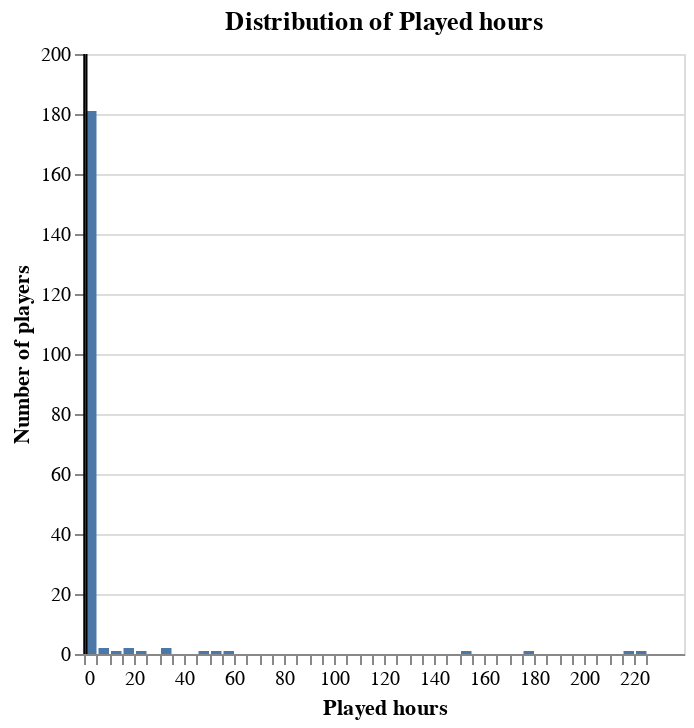

The notebook cell this image was saved under:
### Code cell
# method is predicting based on age
playtime_distribution = alt.Chart(players_clean).mark_bar().encode(
    x=alt.X("played_hours").title("Played hours").bin(maxbins=90).scale(), 
    y=alt.Y("count()").title("Number of players")
).properties(title="Distribution of Played hours")

median = alt.Chart().mark_rule().encode(x=alt.datum(median_playtime))
top_20 = alt.Chart().mark_rule().encode(x=alt.datum(top_20_playtime))

hist_with_ranges = playtime_distribution + median + top_20
hist_with_ranges

# the vast, vast, vast majority of players barely even get an hour. There is a very small amount of players that have
# a signficant amount of playtime 

# is a significant issue for k means, as we need to create a large amount of data

### Figure 1 — Vega specification as saved in the notebook (floating-point values rounded to 4 significant figures)
{"$schema": "https://vega.github.io/schema/vega/v5.json", "data": [{"name": "empty", "values": [{}]}, {"name": "source_0", "values": [{"__count": 2, "bin_maxbins_90_played_hours": 30.0, "bin_maxbins_90_played_hours_end": 35.0}, {"__count": 181, "bin_maxbins_90_played_hours": 0.0, "bin_maxbins_90_played_hours_end": 5.0}, {"__count": 1, "bin_maxbins_90_played_hours": 45.0, "bin_maxbins_90_played_hours_end": 50.0}, {"__count": 2, "bin_maxbins_90_played_hours": 5.0, "bin_maxbins_90_played_hours_end": 10.0}, {"__count": 1, "bin_maxbins_90_played_hours": 10.0, "bin_maxbins_90_played_hours_end": 15.0}, {"__count": 1, "bin_maxbins_90_played_hours": 215.0, "bin_maxbins_90_played_hours_end": 220.0}, {"__count": 2, "bin_maxbins_90_played_hours": 15.0, "bin_maxbins_90_played_hours_end": 20.0}, {"__count": 1, "bin_maxbins_90_played_hours": 50.0, "bin_maxbins_90_played_hours_end": 55.0}, {"__count": 1, "bin_maxbins_90_played_hours": 220.0, "bin_maxbins_90_played_hours_end": 225.0}, {"__count": 1, "bin_maxbins_90_played_hours": 150.0, "bin_maxbins_90_played_hours_end": 155.0}, {"__count": 1, "bin_maxbins_90_played_hours": 55.0, "bin_maxbins_90_played_hours_end": 60.0}, {"__count": 1, "bin_maxbins_90_played_hours": 20.0, "bin_maxbins_90_played_hours_end": 25.0}, {"__count": 1, "bin_maxbins_90_played_hours": 175.0, "bin_maxbins_90_played_hours_end": 180.0}]}, {"name": "source_0_y_domain___count", "values": [{"min": 1, "max": 181}]}], "signals": [{"name": "layer_0_bin_maxbins_90_played_hours_bins", "value": {"fields": ["played_hours"], "fname": "bin_played_hours", "start": 0.0, "step": 5.0, "stop": 225.0}}], "marks": [{"type": "rect", "name": "layer_0_marks", "from": {"data": "source_0"}, "encode": {"update": {"fill": {"value": "#4c78a8"}, "y": {"field": "__count", "scale": "y"}, "x": {"field": "bin_maxbins_90_played_hours_end", "scale": "x", "offset": {"signal": "0.5 + (abs(scale(\"x\", datum[\"bin_maxbins_90_played_hours_end\"]) - scale(\"x\", datum[\"bin_maxbins_90_played_hours\"])) < 0.25 ? 0.5 * (0.25 - (abs(scale(\"x\", datum[\"bin_maxbins_90_played_hours_end\"]) - scale(\"x\", datum[\"bin_maxbins_90_played_hours\"])))) : -0.5)"}}, "y2": {"value": 0, "scale": "y"}, "x2": {"field": "bin_maxbins_90_played_hours", "scale": "x", "offset": {"signal": "0.5 + (abs(scale(\"x\", datum[\"bin_maxbins_90_played_hours_end\"]) - scale(\"x\", datum[\"bin_maxbins_90_played_hours\"])) < 0.25 ? -0.5 * (0.25 - (abs(scale(\"x\", datum[\"bin_maxbins_90_played_hours_end\"]) - scale(\"x\", datum[\"bin_maxbins_90_played_hours\"])))) : 0.5)"}}}}, "style": ["bar"]}, {"type": "rule", "name": "layer_1_marks", "from": {"data": "empty"}, "encode": {"update": {"y": {"value": 0}, "stroke": {"value": "black"}, "y2": {"field": {"signal": null, "datum": null, "group": "height", "parent": null}}, "x": {"value": 0.1, "scale": "x"}}}, "style": ["rule"]}, {"type": "rule", "name": "layer_2_marks", "from": {"data": "empty"}, "encode": {"update": {"stroke": {"value": "black"}, "y": {"value": 0}, "y2": {"field": {"signal": null, "datum": null, "group": "height", "parent": null}}, "x": {"value": 1, "scale": "x"}}}, "style": ["rule"]}], "scales": [{"name": "x", "type": "linear", "domain": {"fields": [{"signal": "[layer_0_bin_maxbins_90_played_hours_bins.start, layer_0_bin_maxbins_90_played_hours_bins.stop]"}, [0.1], [1]]}, "range": [0, {"signal": "width"}], "bins": {"signal": "layer_0_bin_maxbins_90_played_hours_bins"}, "zero": false, "nice": true}, {"name": "y", "type": "linear", "domain": [{"signal": "(data(\"source_0_y_domain___count\")[0] || {}).min"}, {"signal": "(data(\"source_0_y_domain___count\")[0] || {}).max"}], "range": [{"signal": "height"}, 0], "nice": true, "zero": true}], "axes": [{"scale": "y", "grid": true, "maxExtent": 0, "gridScale": "x", "minExtent": 0, "orient": "left", "zindex": 0, "domain": false, "labels": false, "ticks": false, "aria": false, "tickCount": {"signal": "ceil(height/40)"}}, {"scale": "x", "zindex": 0, "labelFlush": true, "tickCount": {"signal": "ceil(width/10)"}, "title": "Played hours", "labelOverlap": true, "orient": "bottom", "grid": false}, {"scale": "y", "title": "Number of players", "grid": false, "orient": "left", "zindex": 0, "labelOverlap": true, "tickCount": {"signal": "ceil(height/40)"}}], "title": {"text": "Distribution of Played hours", "frame": "group"}, "height": 300, "style": "cell", "padding": 5, "background": "white", "width": 300}
